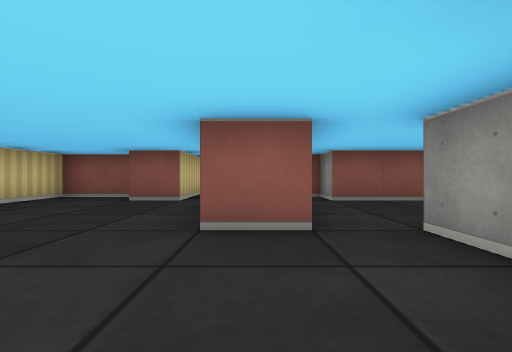
[1] (above)

12 first-person views from a walk through a cub3D ray-caster map. The camera is about half as high as the walls, looks level and sees 85° across. The floor is counted in squares. Each view is taken from the middle of a square. On the plan, view 1 faces up. The plan holds only what a view shows up to about 9 squares ahead; the rest is blank. The place goes on beyond the plan.

[2]
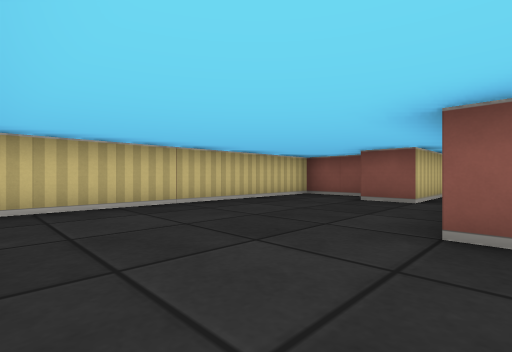

[3]
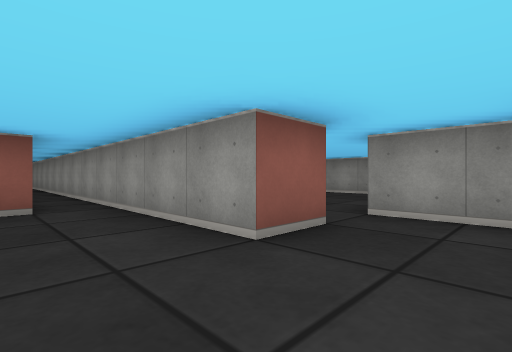

[4]
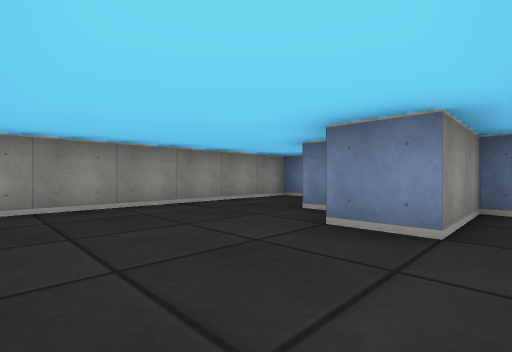

[5]
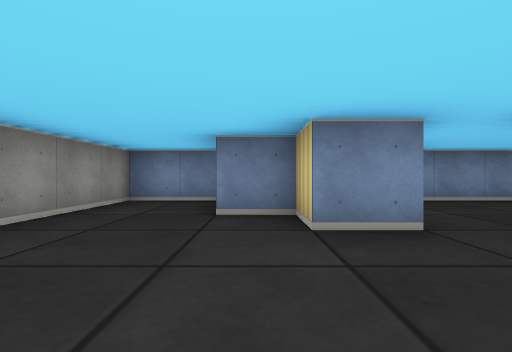

[6]
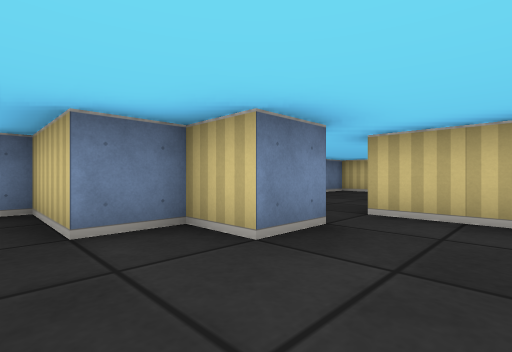

[7]
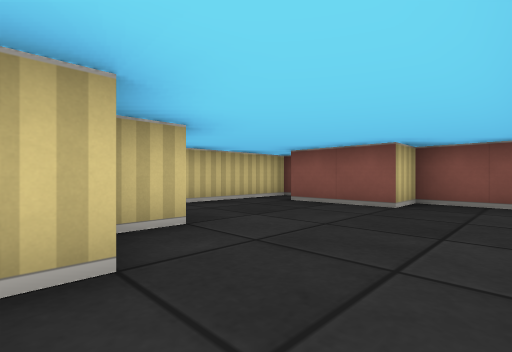

[8]
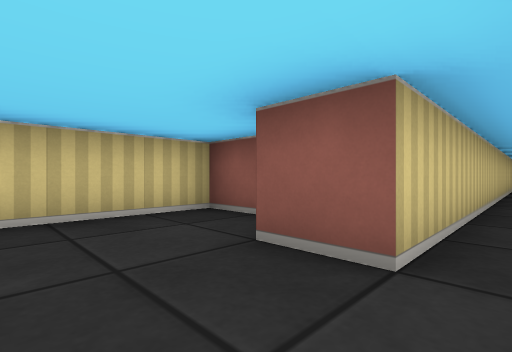

[9]
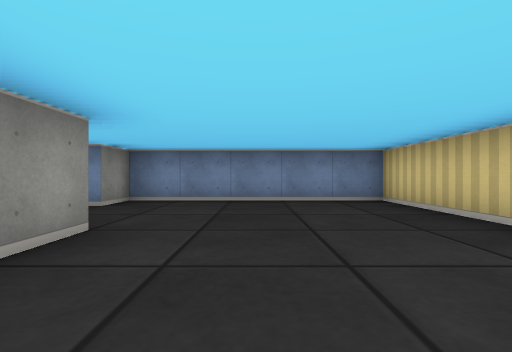

[10]
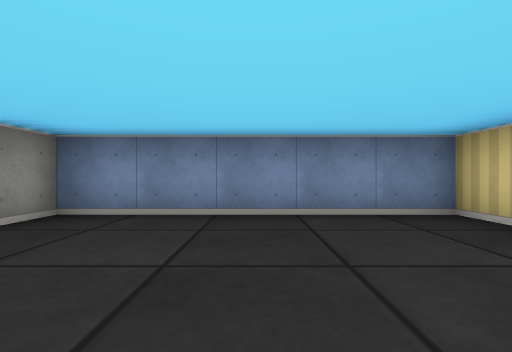

[11]
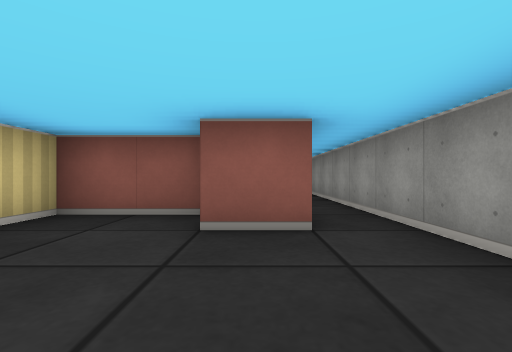

[12]
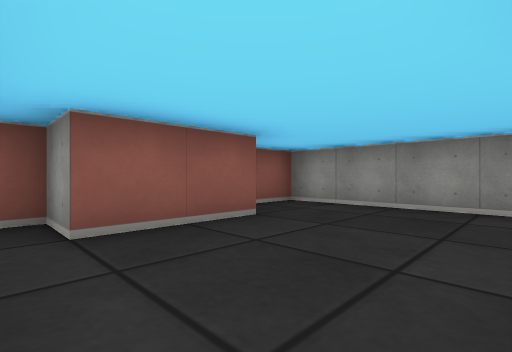

### Floor plan
Points are (right, up) in squares from view 1. A wall is a line through its corners. A room is listed if a view was taken in it or the views show most of it. See-through windows are left out.
Room 1 (views 1, 2, 3, 8, 9, 10, 11)
walls: (-2.6, 6.5) (-4.5, 6.5) (-4.5, -0.5) (0.5, -0.5) (0.5, 0.5) (1.5, 0.5) (1.5, 2.5); (0.5, 2.5) (-0.5, 2.5) (-0.5, 12.1); (-1.5, 15.1) (-1.5, 5.5) (-2.5, 5.5)
ways out: opening at (1, 2) to room 2
Room 2 (views 4, 5, 6, 7, 12)
walls: (1.5, 2.5) (2.5, 2.5) (2.5, 1.5) (3.5, 1.5) (3.5, -0.5) (5.5, -0.5) (5.5, 6.5) (3.5, 6.5) (3.5, 5.5) (1.5, 5.5) (1.5, 6.5) (0.5, 6.5) (0.5, 2.5)
ways out: opening at (1, 2) to room 1

Where each view was taken, in squares from view 1:
view 1: 0 up, 0 right, facing up
view 2: 0 up, 0 right, facing up-left
view 3: 1 up, 2 left, facing up-right
view 4: 5 up, 1 right, facing down-right
view 5: 5 up, 3 right, facing down
view 6: 4 up, 4 right, facing down-left
view 7: 1 up, 5 right, facing up-left
view 8: 4 up, 1 left, facing up-left
view 9: 5 up, 2 left, facing down
view 10: 3 up, 2 left, facing down
view 11: 3 up, 2 left, facing up
view 12: 3 up, 1 right, facing up-right
